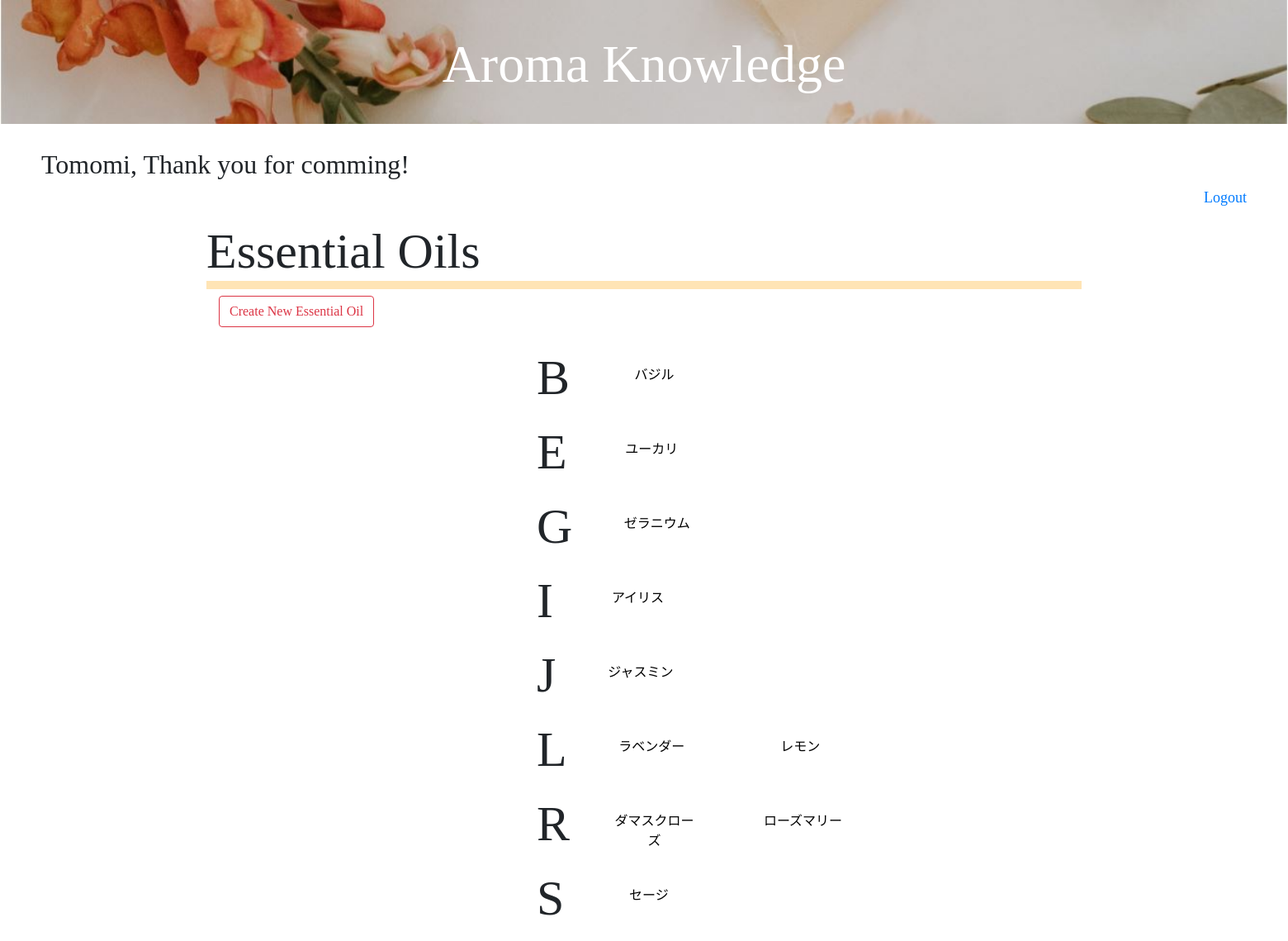
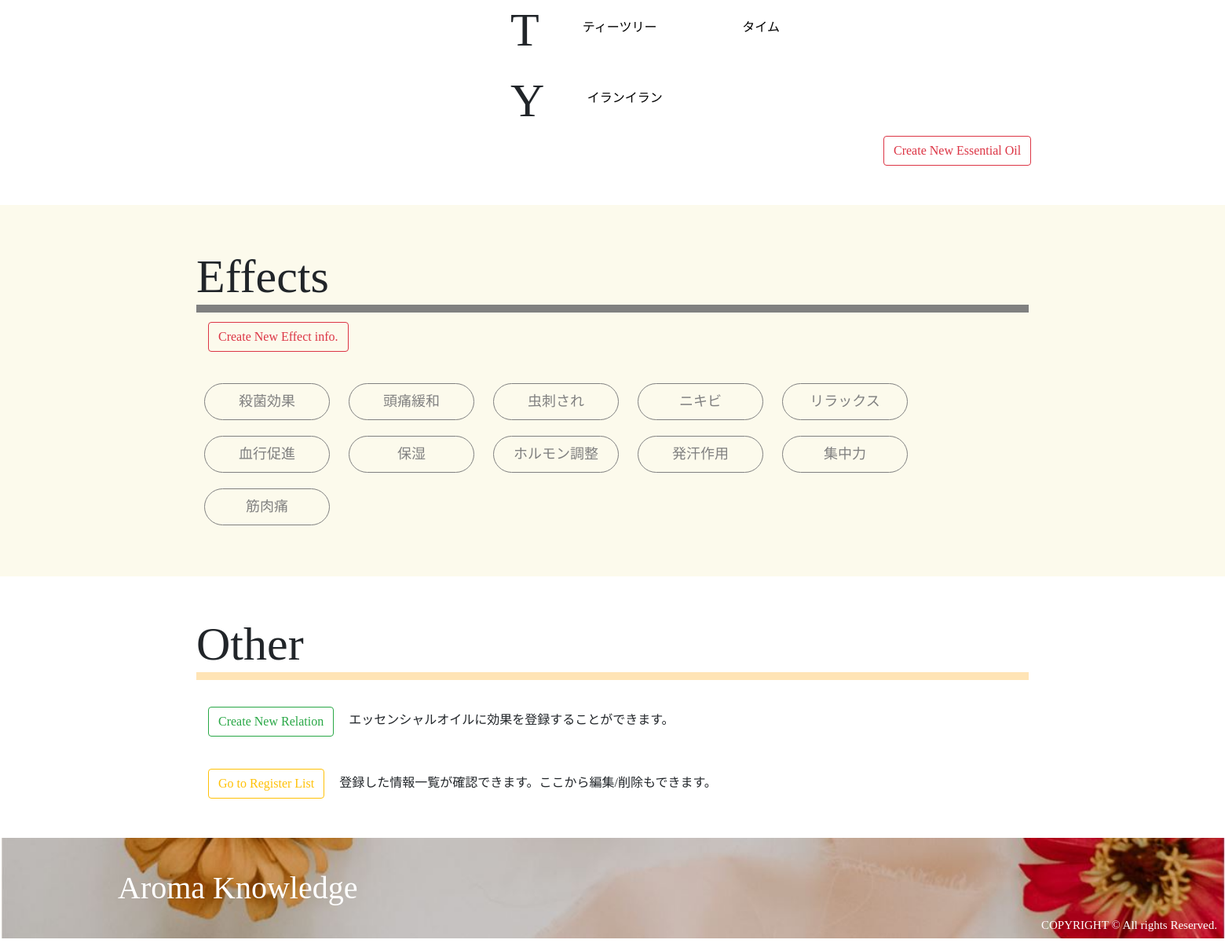
Page /mypage_top.php (signed in) on the committed database (2 pictures, top to bottom).
### tables this page shows
CREATE TABLE `essential_oils` (
  `id` int(11) NOT NULL AUTO_INCREMENT,
  `name` varchar(255) NOT NULL,
  `scientific_name` varchar(255) NOT NULL,
  `plant_name` varchar(255) NOT NULL,
  `extraction` varchar(255) NOT NULL,
  `aroma` varchar(255) NOT NULL,
  `caution` varchar(255) NOT NULL,
  `english_name` varchar(255) NOT NULL,
  `user_id` int(11) NOT NULL,
  `image` varchar(255) NOT NULL,
  `created_at` timestamp NOT NULL DEFAULT CURRENT_TIMESTAMP,
  PRIMARY KEY (`id`),
  UNIQUE KEY `name` (`name`),
  KEY `user_id` (`user_id`),
  CONSTRAINT `essential_oils_ibfk_1` FOREIGN KEY (`user_id`) REFERENCES `users` (`id`) ON DELETE CASCADE ON UPDATE CASCADE
);

CREATE TABLE `effects` (
  `id` int(11) NOT NULL AUTO_INCREMENT,
  `effect` varchar(255) NOT NULL,
  `content` varchar(255) NOT NULL,
  `caution` varchar(255) NOT NULL,
  `user_id` int(11) NOT NULL,
  `created_at` timestamp NOT NULL DEFAULT CURRENT_TIMESTAMP,
  PRIMARY KEY (`id`),
  UNIQUE KEY `effect` (`effect`),
  KEY `user_id` (`user_id`),
  CONSTRAINT `effects_ibfk_1` FOREIGN KEY (`user_id`) REFERENCES `users` (`id`) ON DELETE CASCADE ON UPDATE CASCADE
);

### mypage_top.php (called while the page is built, shortened)
<?php
    require_once 'DAOs/OilDAO.php';
    require_once 'DAOs/EffectDAO.php';
    $login_user = $_SESSION['login_user'];
    $oils = OilDAO::get_all_oils_sort();
    $effects = EffectDAO::get_all_effects();
    include_once 'views/mypage_top_view.php';

### DAOs/OilDAO.php (called while the page is built, shortened)
<?php
    class OilDAO extends DAO{
        public static function get_all_oils_sort(){
            try{
                $pdo = self::get_connection();
                $stmt = $pdo->query('SELECT * FROM essential_oils ORDER BY english_name ASC');
                $stmt->setFetchMode(PDO::FETCH_CLASS|PDO::FETCH_PROPS_LATE, 'Oil');
                $oils = $stmt->fetchAll();
            }catch(PDOException $e){
            }finally{
                self::close_connection($pdo, $stmt);
            }
            return $oils;
        }
    }

### DAOs/EffectDAO.php (called while the page is built, shortened)
<?php
    class EffectDAO extends DAO{
        public static function get_all_effects(){
            try{
                $pdo = self::get_connection();
                $stmt = $pdo->query('SELECT * FROM effects');
                $stmt->setFetchMode(PDO::FETCH_CLASS|PDO::FETCH_PROPS_LATE, 'Effect');
                $effects = $stmt->fetchAll();
            }catch(PDOException $e){
            }finally{
                self::close_connection($pdo, $stmt);
            }
            return $effects;
        }
    }

### views/mypage_top_view.php (the view, shortened to what this page needs)
<!DOCTYPE html>
<html lag="ja">
    <head>
        <link rel="stylesheet" href="https://stackpath.bootstrapcdn.com/bootstrap/4.3.1/css/bootstrap.min.css">
        <link rel="stylesheet" href="css/style.css">
        <link rel="stylesheet" href="css/style2.css">
    </head>
    <body>
        <div class="header" style="background-image:url(images/top1.jpg)">
            <h1>Aroma Knowledge</h1>
        </div>
        <div class="MypageMain">
            <h2><?= $login_user->name; ?>, Thank you for comming!</h2>
            <a href="logout.php">Logout</a>
        </div>
        <div class="essential_oils">
            <h2 class="title">Essential Oils</h2>
            <div class="form-group row">
                <div class="offset-2 col-10">
                    <a class="btn btn-outline-danger" href="oil_register.php?page=top" role="button">Create New Essential Oil</a>
                </div>
            </div>
            <div class="EoilContent">
                <?php $pre_letter = ''; ?>
                <?php $count = 1; ?>
                <?php foreach($oils as $oil): ?>
                    <?php $letter = strtoupper(substr($oil->english_name, 0,1)); ?>
                    <?php if($letter !== $pre_letter): ?>
                        <?php if($count !== 1): ?>
                    </div>
                            <?php $count = 1; ?>
                        <?php endif; ?>
                    <div class="oil">
                        <p1><?= $letter ?></p1>
                    <?php endif; ?>
                    <?php $pre_letter = $letter; ?>
                    <?php $count++; ?>
                    <div class="oilset">
                        <a href="oil_detail_for_user.php?id=<?= $oil->id ?>"><img src="<?= 'upload/' . $oil->image ?>"  class="OilPic" alt="Oil"></a>
                        <a href="oil_detail_for_user.php?id=<?= $oil->id ?>" class="OilName"><?= $oil->name ?></a>
                    </div>
                <?php endforeach; ?>
                </div>
            </div>
            <div class="form-group row OilcreateBtn">
                <div class="offset-10 col-10">
                    <a class="btn btn-outline-danger" href="oil_register.php?page=top" role="button">Create New Essential Oil</a>
                </div>
            </div>
        </div>
        <div class="wrapper">
            <div class="effects">
                <h2 class="title">Effects</h2>
                <div class="form-group row">
                    <div class="offset-2 col-10 mt-1">
                        <a class="btn btn-outline-danger" href="effect_register.php?page=top" role="button">Create New Effect info.</a>
                    </div>
                </div>
                <div class="EffectContent">
                <?php foreach($effects as $effect): ?>
                    <a href="effect_detail_for_user.php?id=<?= $effect->id ?>" class="EffectBtn"><?= $effect->effect ?></a>
                <?php endforeach; ?>
                </div>
            </div>
        </div>
        <div class="other">
            <h2 class="title">Other</h2>
            <div class="form-group row ForPC">
                <div class="offset-2 col-10 mt-4">
                    <a class="btn btn-outline-success" href="relation_register.php" role="button">Create New Relation</a>
                    <label class="col-8 col-form-label">エッセンシャルオイルに効果を登録することができます。</label>
                 </div>
            </div>
            <div class="form-group row ForPC">
                <div class="offset-2 col-10 mt-4">
                    <a class="btn btn btn-outline-warning" href="register_list.php" role="button">Go to Register List</a>
                    <label class="col-8 col-form-label">登録した情報一覧が確認できます。ここから編集/削除もできます。</label>
                </div>
            </div>
        </div>
        <div class="footer" style="background-image:url(images/footer.jpg)">
            <h1 class="logo">Aroma Knowledge</h1>
            <p class="copylight">COPYRIGHT © All rights Reserved.</p>
        </div>
    </body>
</html>

### css/style.css (style rules this page uses)
body { font-family: Times New Roman, Meiryo UI; }
.header { text-align: center; background: url(images/top1.jpg); background-size: cover; }
.header h1 { color: white; font-family: Times New Roman; margin: auto; }
.EffectBtn { width: 160px; margin: 10px; display: inline-block; padding: 0.5em 1em; text-decoration: none; border: solid 1px gray; border-radius: 25px; transition: .4s; }
@media screen and (min-width :768px) { .header { height: 150px; } }
@media screen and (min-width :768px) { .header h1 { padding: 40px; font-size: 4.0rem; } }
@media screen and (min-width :768px) { .essential_oils, .effects, .other, .relations { margin: 50px 50px; margin-right: 250px; clear: right; } }
@media screen and (min-width :768px) { .title { margin-left: 200px; font-size: 60px; border-bottom: solid 10px moccasin; } }
@media screen and (min-width :768px) { .EoilContent { margin-left: 200px; margin-right: 200px; } }
@media screen and (min-width :768px) { .oil { display: flex; margin-left: 400px; } }
@media screen and (min-width :768px) { .oil p1 { text-align: center; font-size: 60px; clear: left; } }
@media screen and (min-width :768px) { .OilName { text-decoration: none; color: black; text-align: center; display: block; margin-left: 47px; width: 111px; position: absolute; z-index: 1; margin-top: -60px; } }
@media screen and (min-width :768px) { .wrapper { background: #ece08829; padding-top: 5px; padding-bottom: 5px; } }
@media screen and (min-width :768px) { .effects .title { border-bottom: solid 10px gray; } }
@media screen and (min-width :768px) { .EffectContent { margin-left: 200px; margin-top: 30px; } }
@media screen and (min-width :768px) { .EffectContent a { color: gray; text-align: center; font-size: 18px; text-decoration: none; } }
@media screen and (min-width :768px) { .footer { background: url(images/footer.jpg); background-size: cover; bottom: 0; } }
@media screen and (min-width :768px) { .logo { display: inline-block; margin-left: 150px; margin-top: 40px; color: white; margin-bottom: 40px; } }
@media screen and (min-width :768px) { .copylight { display: inline-block; font-size: 15px; float: right; bottom: 0; margin-right: 10px; margin-top: 100px; color: white; } }
@media screen and (min-width :768px) { .MypageMain { margin: 30px 50px; } }
@media screen and (min-width :768px) { .MypageMain a { float: right; font-size: 18px; } }

### css/style2.css (style rules this page uses)
body { font-family: Times New Roman, Meiryo UI; }

### rows in the picture
essential_oils: english_name "B", name "バジル"
essential_oils: english_name "E", name "ユーカリ"
essential_oils: english_name "G", name "ゼラニウム"
essential_oils: english_name "I", name "アイリス"
essential_oils: english_name "J", name "ジャスミン"
essential_oils: english_name "L", name "ラベンダー"
essential_oils: name "レモン"
essential_oils: english_name "R", name "ダマスクローズ"
essential_oils: name "ローズマリー"
essential_oils: english_name "S", name "セージ"
essential_oils: english_name "T", name "ティーツリー"
essential_oils: name "タイム"
essential_oils: english_name "Y", name "イランイラン"
effects: effect "殺菌効果"
effects: effect "頭痛緩和"
effects: effect "虫刺され"
effects: effect "ニキビ"
effects: effect "リラックス"
effects: effect "血行促進"
effects: effect "保湿"
effects: effect "ホルモン調整"
effects: effect "発汗作用"
effects: effect "集中力"
effects: effect "筋肉痛"

### other values in the picture
$login_user->name "Tomomi"
